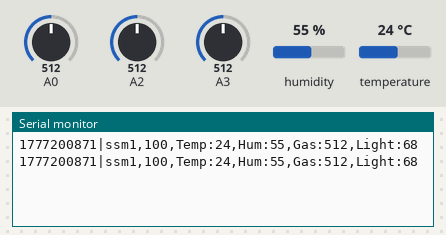
Recording of a sketch running on a simulated Arduino Uno, built with avr-gcc and run on an emulated ATmega328P. On the bench: the last lines printed to the serial monitor. The test bench sets the inputs (shaded band); at power-on: humidity 55 %, A2 = 512, A3 = 512, A0 = 512, temperature 24 °C.

Above: at 5.8 s.
5.9 s: humidity set to 22 %
At 10.8 s:
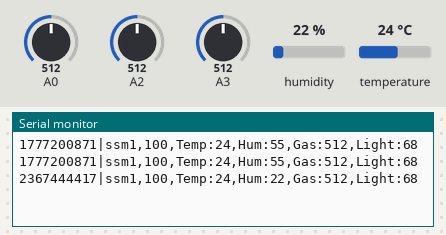
11.9 s: A2 set to 716
At 15.5 s:
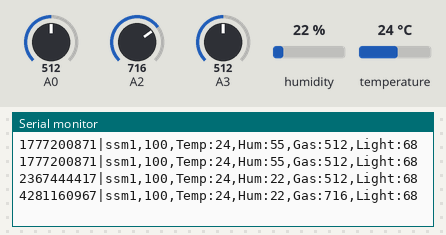
17.9 s: A3 set to 716
At 21.5 s:
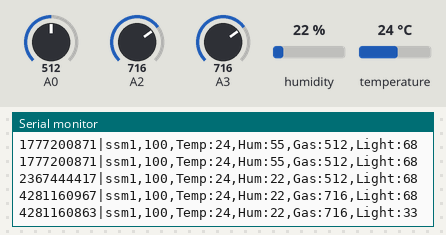
23.9 s: A0 set to 306
At 26.2 s:
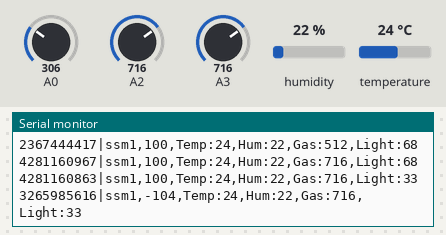
29.9 s: temperature set to 12 °C
At 31.0 s:
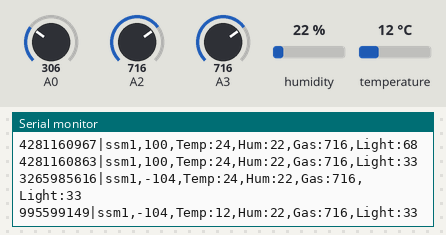
35.9 s: A0 set to 90
At 41.7 s:
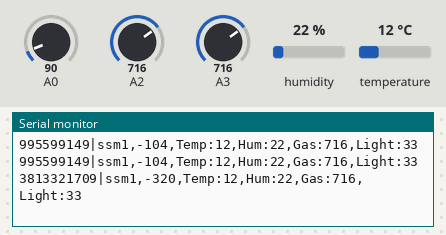
Timing chart, 0 to 42.9 s (numbered marks = the images above; inputs shaded):
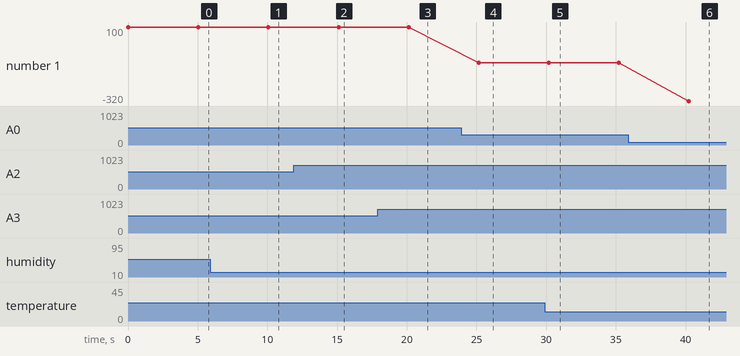

The sketch:

sensor.ino
```cpp
//DHT11 2
//MQ2 3
//Light A2
//Rain A3
//Batt A0

#include "DHT.h"

#define DHTPIN 2
#define BATT A0

#define DHTTYPE DHT11
DHT dht(DHTPIN, DHTTYPE);

unsigned char pack[100];

unsigned long hash(unsigned char *str)
{
  unsigned long hash = 5381;
  int c;
  while (c = *str++)
    hash = ((hash << 5) + hash) + c; /* hash * 33 + c */
  return hash;
}

int lux(int sensorLight){
  float Vout = sensorLight*3.3/1023;
  float ldr = Vout * 10.0 / (4.7 - Vout);
  return pow(ldr, -1.25) * 562.34;
}

void setup() {
  Serial.begin(38400);
  dht.begin();
}

void loop() {
  int h = dht.readHumidity();
  int t = dht.readTemperature();
  int batt = map(analogRead(A0), 410, 510, 0, 100);
  if (batt > 100) batt = 100;

  sprintf(pack, "ssm1,%d,Temp:%d,Hum:%d,Gas:%d,Light:%d", batt, t, h, analogRead(A2), lux(analogRead(A3)));
  unsigned long hashValue = hash(pack);
  Serial.print(hashValue);
  Serial.print("|");
  Serial.println((char*)pack);
  delay(5000);
}

//hashAddress = 5381;
//for (counter = 0; word[counter]!='\0'; counter++){
//    hashAddress = ((hashAddress << 5) + hashAddress) + word[counter];
//}
```

Measured:
- after the input at 5.9 s, the serial monitor: prints a new line after 4.2 s (image 1)
- after the input at 11.9 s, the serial monitor: prints a new line after 3.2 s (image 2)
- after the input at 17.9 s, the serial monitor: prints a new line after 2.2 s (image 3)
- after the input at 23.9 s, the serial monitor: prints a new line after 1.3 s (image 4)
- after the input at 29.9 s, the serial monitor: prints a new line after 0.28 s (image 5)
- after the input at 35.9 s, the serial monitor: prints a new line after 4.3 s (image 6)
- plotted number 1: 100 → -104 after the input at 23.9 s, -104 → -320 after the input at 35.9 s
